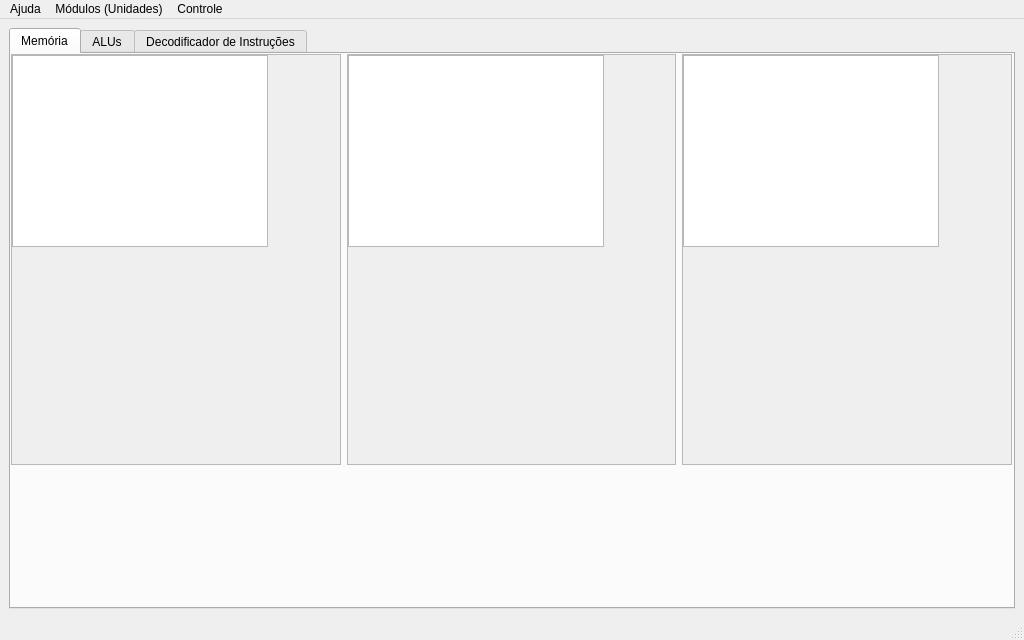
<?xml version="1.0" encoding="UTF-8"?>
<ui version="4.0">
 <class>SIMULinho</class>
 <widget class="QMainWindow" name="SIMULinho">
  <property name="geometry">
   <rect>
    <x>0</x>
    <y>0</y>
    <width>1024</width>
    <height>640</height>
   </rect>
  </property>
  <property name="minimumSize">
   <size>
    <width>1024</width>
    <height>640</height>
   </size>
  </property>
  <property name="windowTitle">
   <string>SIMUlinho</string>
  </property>
  <widget class="QWidget" name="centralwidget">
   <layout class="QHBoxLayout" name="horizontalLayout">
    <item>
     <widget class="QTabWidget" name="tabWidget">
      <property name="currentIndex">
       <number>0</number>
      </property>
      <widget class="QWidget" name="tabMemoria">
       <attribute name="title">
        <string>Memória</string>
       </attribute>
       <widget class="QWidget" name="layoutWidget">
        <property name="geometry">
         <rect>
          <x>0</x>
          <y>0</y>
          <width>1001</width>
          <height>411</height>
         </rect>
        </property>
        <layout class="QHBoxLayout" name="horizontalLayout_2">
         <property name="sizeConstraint">
          <enum>QLayout::SetMinAndMaxSize</enum>
         </property>
         <item>
          <widget class="QScrollArea" name="scrollArea">
           <property name="widgetResizable">
            <bool>true</bool>
           </property>
           <widget class="QWidget" name="scrollAreaWidgetContents">
            <widget class="QTableView" name="tableView"/>
           </widget>
          </widget>
         </item>
         <item>
          <widget class="QScrollArea" name="scrollArea_3">
           <property name="widgetResizable">
            <bool>true</bool>
           </property>
           <widget class="QWidget" name="scrollAreaWidgetContents_3">
            <widget class="QTableView" name="tableView_3"/>
           </widget>
          </widget>
         </item>
         <item>
          <widget class="QScrollArea" name="scrollArea_2">
           <property name="widgetResizable">
            <bool>true</bool>
           </property>
           <widget class="QWidget" name="scrollAreaWidgetContents_2">
            <property name="geometry">
             <rect>
              <x>0</x>
              <y>0</y>
              <width>327</width>
              <height>407</height>
             </rect>
            </property>
            <widget class="QTableView" name="tableView_2"/>
           </widget>
          </widget>
         </item>
        </layout>
       </widget>
      </widget>
      <widget class="QWidget" name="tabAlu">
       <attribute name="title">
        <string>ALUs</string>
       </attribute>
      </widget>
      <widget class="QWidget" name="tabDecodificadorDeInstrucoes">
       <attribute name="title">
        <string>Decodificador de Instruções</string>
       </attribute>
      </widget>
     </widget>
    </item>
   </layout>
  </widget>
  <widget class="QMenuBar" name="menubar">
   <property name="geometry">
    <rect>
     <x>0</x>
     <y>0</y>
     <width>1024</width>
     <height>22</height>
    </rect>
   </property>
   <widget class="QMenu" name="menuAjuda">
    <property name="title">
     <string>Ajuda</string>
    </property>
    <addaction name="actionSobre"/>
   </widget>
   <widget class="QMenu" name="menuUnidades">
    <property name="title">
     <string>Módulos (Unidades)</string>
    </property>
    <addaction name="actionDecodificador_de_Instru_o"/>
    <addaction name="separator"/>
    <addaction name="actionRegistradores"/>
    <addaction name="actionMemoriaDePrograma"/>
    <addaction name="actionMemriaDeDados"/>
    <addaction name="separator"/>
    <addaction name="actionALUInteger"/>
    <addaction name="separator"/>
    <addaction name="actionDataBaseControlUnit"/>
   </widget>
   <widget class="QMenu" name="menuSair">
    <property name="title">
     <string>Controle</string>
    </property>
    <addaction name="actionSair"/>
   </widget>
   <addaction name="menuAjuda"/>
   <addaction name="menuUnidades"/>
   <addaction name="menuSair"/>
  </widget>
  <widget class="QStatusBar" name="statusbar"/>
  <action name="actionSobre">
   <property name="text">
    <string>Sobre</string>
   </property>
  </action>
  <action name="actionRegistradores">
   <property name="text">
    <string>Registradores</string>
   </property>
  </action>
  <action name="actionDecodificador_de_Instru_o">
   <property name="text">
    <string>Decodificador de Instrução</string>
   </property>
  </action>
  <action name="actionALUInteger">
   <property name="text">
    <string>ALU Integer</string>
   </property>
  </action>
  <action name="actionDataBaseControlUnit">
   <property name="text">
    <string>Data Base Control Unit (DBCu)</string>
   </property>
  </action>
  <action name="actionMemoriaDePrograma">
   <property name="text">
    <string>Memória de Programa</string>
   </property>
  </action>
  <action name="actionMemriaDeDados">
   <property name="text">
    <string>Memória de Dados</string>
   </property>
  </action>
  <action name="actionSair">
   <property name="text">
    <string>Saír</string>
   </property>
   <property name="statusTip">
    <string>Saír da Interface e interromper a simulação.</string>
   </property>
  </action>
 </widget>
 <resources/>
 <connections/>
</ui>
